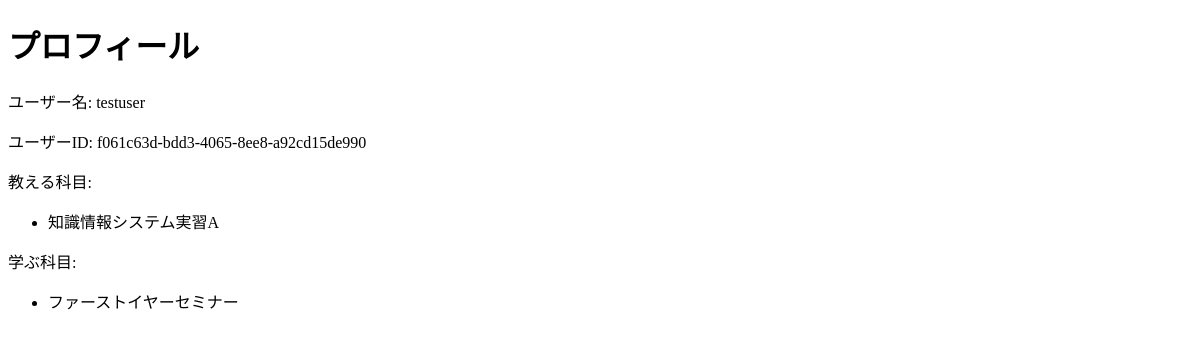
The app's page /profile/ (signed in), older data.
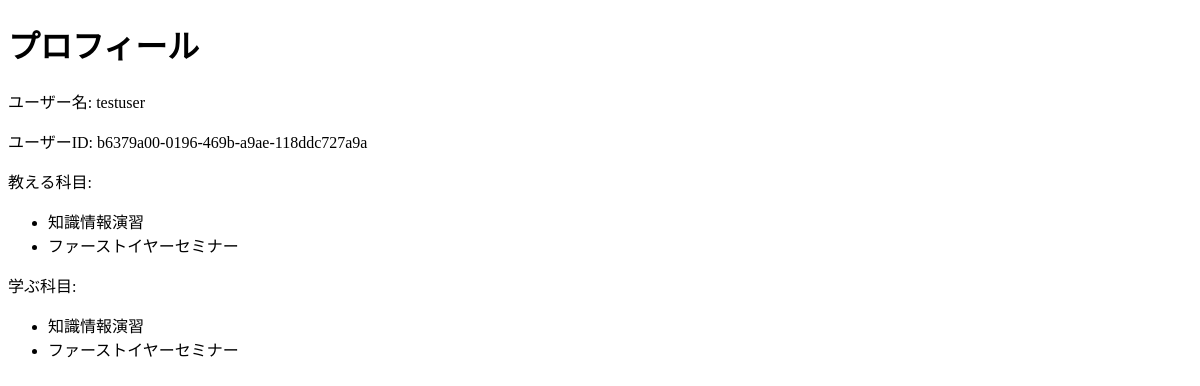
The same page, newer data.
### myapp/models.py (models this page shows, shortened)
class CustomUser(AbstractUser):
    user_id = models.UUIDField(default=uuid.uuid4, editable=False, unique=True)
    subjects_teach = models.ManyToManyField(Subject, related_name='teachers')
    subjects_learn = models.ManyToManyField(Subject, related_name='learners')

class Subject(models.Model):
    name = models.CharField(max_length=100)
    subject_number = models.CharField(max_length=10)

### myapp/views.py (the view)
# urls.py: path("profile/", views.ProfileView, name="profile"),
def ProfileView(request):
    user = request.user
    return render(request, "myapp/profile.html", {'user': user})

### myapp/templates/myapp/profile.html (shortened to what this page needs)
<!DOCTYPE html>
<html lang="ja">
<head>
</head>
<body>
<h1>プロフィール</h1>
<p>ユーザー名: {{ user.username }}</p>
<p>ユーザーID: {{ user.user_id }}</p>
<p>教える科目:</p>
<ul>
    {% for subject in user.subjects_teach.all %}
    <li>{{ subject.name }}</li>
    {% endfor %}
</ul>
<p>学ぶ科目:</p>
<ul>
    {% for subject in user.subjects_learn.all %}
    <li>{{ subject.name }}</li>
    {% endfor %}
</ul>
</body>
</html>

Row changes from the older to the newer data that the page shows:
changed CustomUser "testuser": user_id "f061c63d-bdd3-4065-8ee8-a92cd15de990" → "b6379a00-0196-469b-a9ae-118ddc727a9a"
now on one of the page's lists (row edited): Subject: name "知識情報演習"
changed Subject: name "知識情報システム実習A" → "知識情報演習"
now on one of the page's lists (row edited): Subject: name "ファーストイヤーセミナー"
